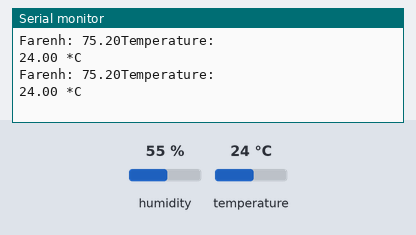
Simulated run of this sketch. Board: Arduino Uno, built with avr-gcc and run on an emulated ATmega328P. Parts: the last lines printed to the serial monitor. The test bench sets the inputs (shaded band); at power-on: temperature 24 °C, humidity 55 %.

Above: at 2.8 s.
2.9 s: temperature set to 12 °C
At 5.3 s:
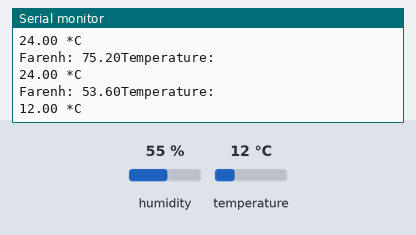
5.6 s: temperature set to 19 °C
At 6.5 s:
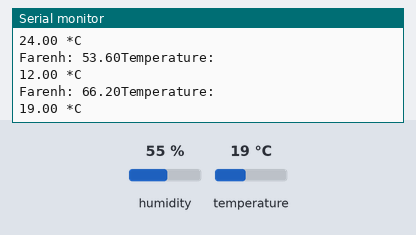
Timing chart, 0 to 8.6 s (numbered marks = the images above; inputs shaded):
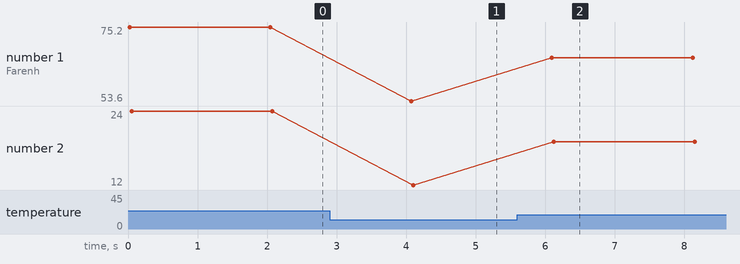

The sketch:

01-dht11-temperature-serial-monitor.ino
```cpp
#include<DHT.h>

#define DHTPIN 2
#define DHTTYPE DHT11

DHT dht(DHTPIN, DHTTYPE);

void setup() {
  Serial.begin(9600);
  dht.begin();
}

void loop() {

  float t = dht.readTemperature();
  float h = dht.readTemperature(true);

  Serial.print("Farenh: ");
  Serial.print(h);
  Serial.println("Temperature: ");
  Serial.print(t);
  Serial.println(" *C");

  delay(2000);
}
```

Measured:
- after the input at 2.9 s, the serial monitor: prints a new line after 1.2 s (image 1)
- after the input at 5.6 s, the serial monitor: prints a new line after 0.50 s (image 2)
- plotted number 1: 75.2 → 53.6 after the input at 2.9 s, 53.6 → 66.2 after the input at 5.6 s
- plotted number 2: 24 → 12 after the input at 2.9 s, 12 → 19 after the input at 5.6 s
